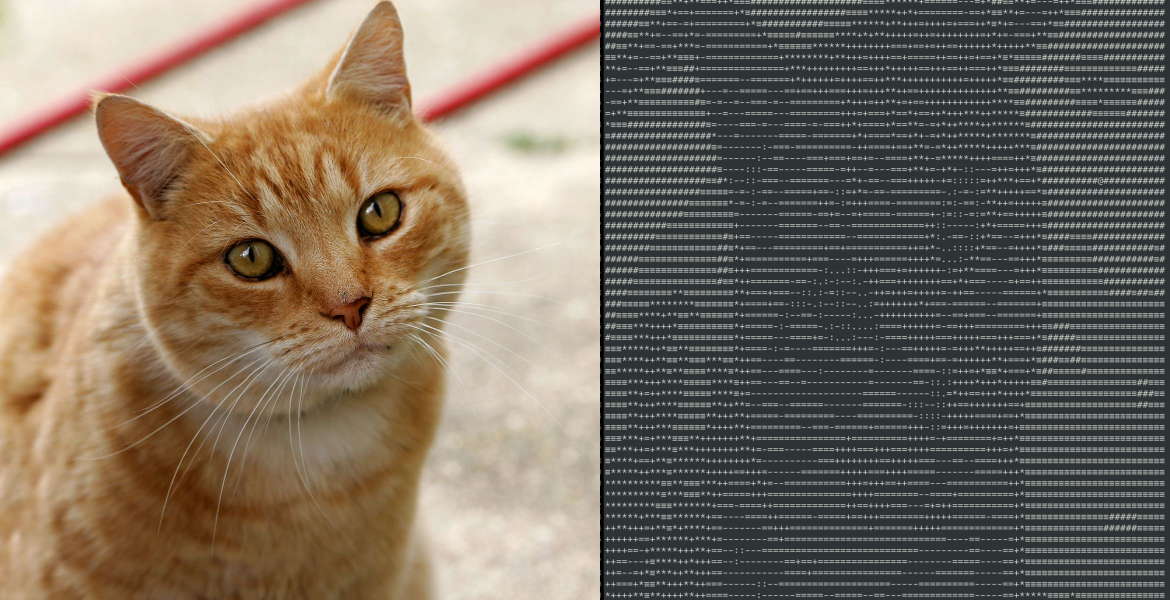
#> input picture example.png, 2340 x 1199 px (shown at 1/2 size)
$ python main.py example.png
#> lines starting #> are read from the running program, lines starting #| are printed output that depends on the picture
from PIL import Image
import numpy as np
import argparse
import os

CHARACTERS = ".:-=+*≡#@"

def getCharacter(brightness_value: float, brightness_interval: list[float, float]) -> str:
    step = (brightness_interval[1] - brightness_interval[0]) / len(CHARACTERS)
    index = int((brightness_value - brightness_interval[0]) / step)
    return CHARACTERS[min(index, len(CHARACTERS) - 1)]

def main():
    parser = argparse.ArgumentParser(prog='Text to ASCII CLI', description='Convert images to ASCII art')
    parser.add_argument('image', type=str, help='The image to be converted to ASCII art')
    parser.add_argument('--output', type=str, help='The output file to save the ASCII art')
    parser.add_argument('--size', type=int, nargs=2, default=[100, 100], help='Size of the ASCII art in characters (width height)')

    args = parser.parse_args()

    if not os.path.exists(args.image):
        print(f"Error: The file {args.image} does not exist.")
        return

    with Image.open(args.image) as img:
#> img is the input picture: PIL image 2340x1199 RGB; mean R, G, B 122.7, 111.6, 97.5
        img = img.convert('L')  # Convert to grayscale
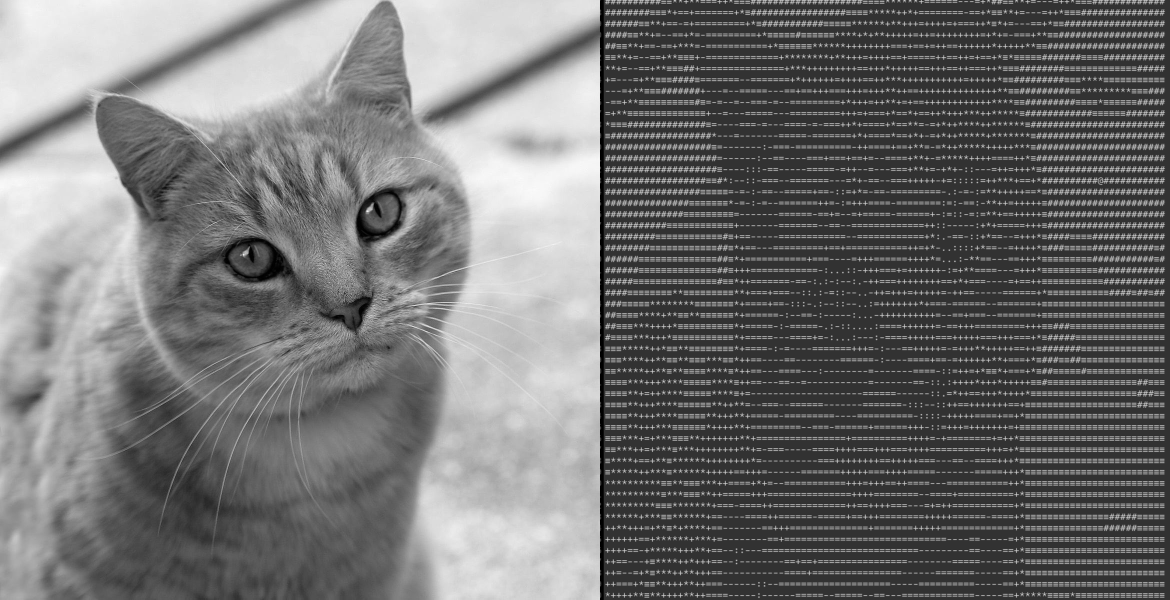
#> img: PIL image 2340x1199 L (shown at 1/2 size); min 0, max 255, mean 113.1
        img.thumbnail(args.size)
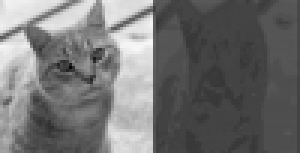
#> img: PIL image 100x51 L (shown 3 times larger); min 6, max 248, mean 113.1
        px = np.array(img)

        brightArray = np.interp(px, (px.min(), px.max()), (0, len(CHARACTERS)-1)).astype(int)
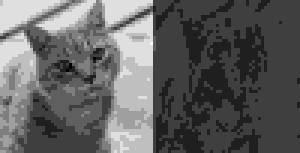
#> brightArray: shape (51, 100) int64 (shown 3 times larger); min 0, max 8, mean 3.07; drawn with min black and max white
        ascii_art = "\n".join("".join(CHARACTERS[val] for val in row) for row in brightArray)

        if args.output:
            with open(args.output, 'w') as f:
                f.write(ascii_art)
        else:
            print(ascii_art)

if __name__ == "__main__":
    main()
